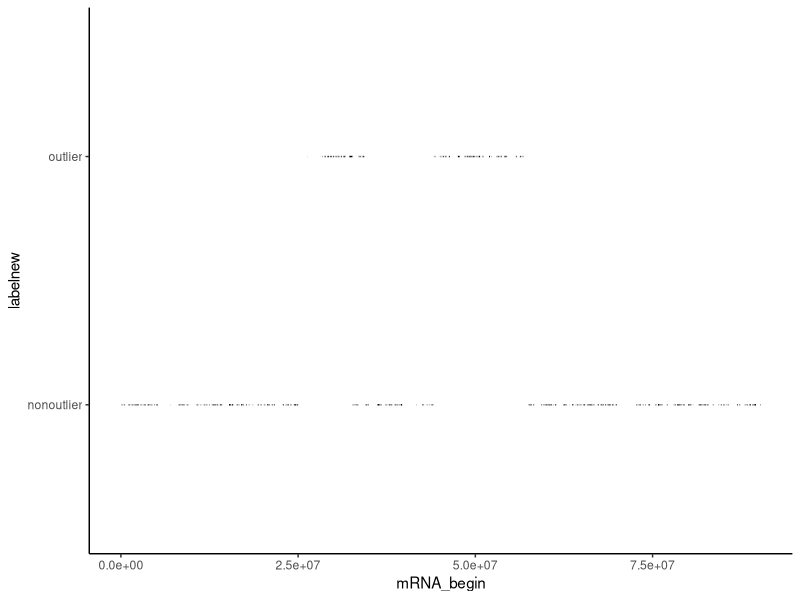
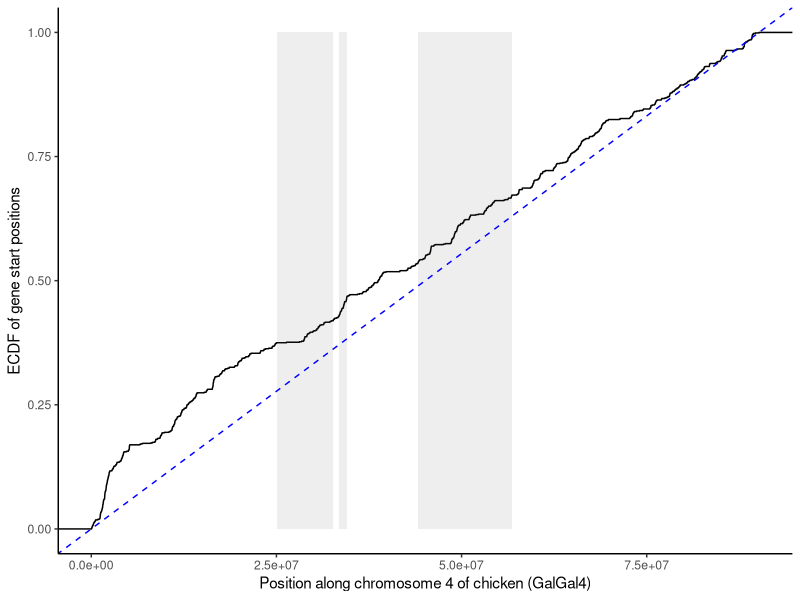
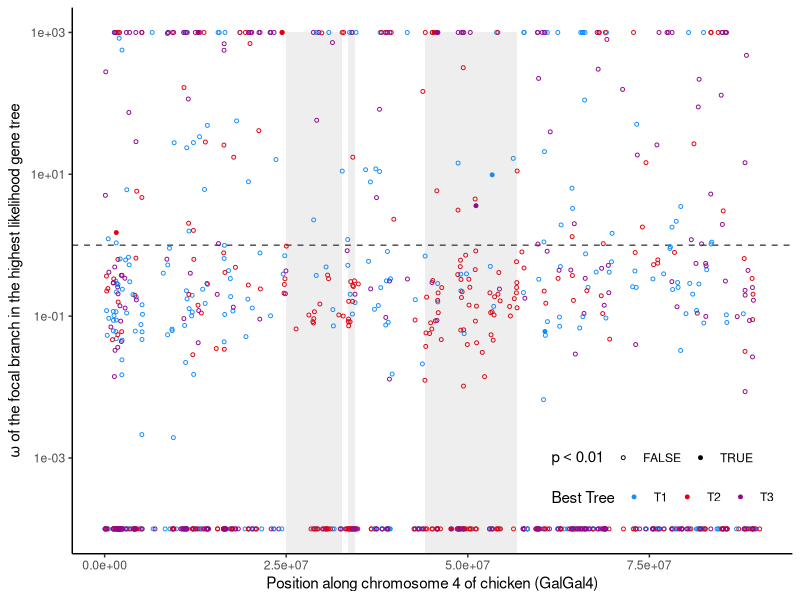
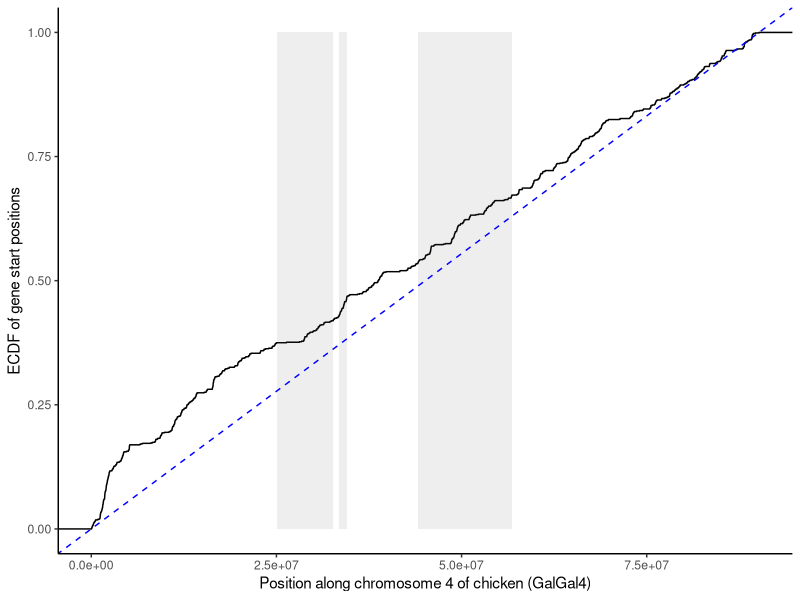
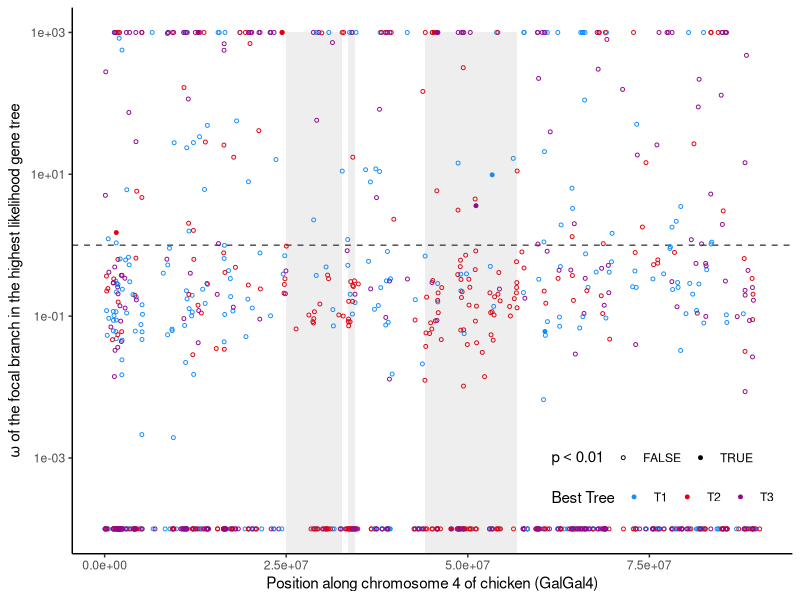

Write the R code that produced these figures, in order.
require(ggplot2); require(scales); require(reshape2)

l = read.csv('chr4-summary-ELB.tsv',sep="\t")
head(l)

nrow(l)


l$labelnew = ifelse( with(l,
              (mRNA_begin>25030000 & mRNA_end<32670000) |
              (mRNA_begin>33510000 & mRNA_end<34470000) |
              (mRNA_begin>44130000 & mRNA_end<56810000) ),"outlier","nonoutlier")
 
ggplot(aes(x=mRNA_begin,xend=mRNA_end,y=labelnew,yend=labelnew),data=l)+
  geom_segment()+theme_classic()


ggplot(aes(x=mRNA_begin),data=l)+
  stat_ecdf()+theme_classic()+
  annotate("rect", xmin = 25030000, xmax = 32670000, ymin = 0, ymax =1, alpha = .1)+
  annotate("rect", xmin = 33510000, xmax = 34470000, ymin = 0, ymax =1, alpha = .1)+
  annotate("rect", xmin = 44130000, xmax = 56810000, ymin = 0, ymax =1, alpha = .1)+
  geom_abline(color="blue",linetype=2,slope = 1/90161979)+
  xlab("Position along chromosome 4 of chicken (GalGal4)")+
  ylab("ECDF of gene start positions")
ggsave("genes-distribution.pdf",width=4.5,height = 4)

table(l$label)
table(l$labelnew)
summary(l$mRNA_end)

(32670000-25030000+34470000-33510000+56810000-44130000)/90211544
table(l$labelnew)[2]/(table(l$labelnew)[2]+table(l$labelnew)[1])

l$bestOmega= apply(cbind(l[,3+(1:3)*3],apply(l[,c("Tree1_two_ratio_lnL","Tree2_two_ratio_lnL","Tree3_two_ratio_lnL")],1,which.max)),1,function(x) x[x[4]])
l$pvalue= apply(cbind(l[,18+(1:3)*2],apply(l[,c("Tree1_two_ratio_lnL","Tree2_two_ratio_lnL","Tree3_two_ratio_lnL")],1,which.max)),1,function(x) x[x[4]])
table(l$pvalue<0.05,l$labelnew)
table(l$pvalue<0.01,l$labelnew)
table(l$pvalue<0.001,l$labelnew)

ggplot(aes(x=(mRNA_begin+mRNA_end)/2,
           color=as.factor(apply(l[,c("Tree1_two_ratio_lnL","Tree2_two_ratio_lnL","Tree3_two_ratio_lnL")],1,which.max)),
           y=bestOmega,
           shape=pvalue<0.01
           ),data=l)+
  geom_hline(yintercept = 1,color="grey30",linetype=2)+
  geom_point(size=1)+theme_classic()+
  annotate("rect", xmin = 25030000, xmax = 32670000, ymin = 0, ymax =1000, alpha = .1)+
  annotate("rect", xmin = 33510000, xmax = 34470000, ymin = 0, ymax =1000, alpha = .1)+
  annotate("rect", xmin = 44130000, xmax = 56810000, ymin = 0, ymax =1000, alpha = .1)+
  #stat_summary(aes(x=25030000/2),color="black",data = l[l$mRNA_begin< 25030000,])+
  #stat_summary(aes(x=50300000/2),color="black")+
  xlab("Position along chromosome 4 of chicken (GalGal4)")+
  scale_shape_manual(name=expression(p<0.01),values=c(21,19))+
  scale_y_log10(name=expression(omega~"of the focal branch in the highest likelihood gene tree"))+
  scale_color_manual(values=c("#118EFF","#E6000E","#900890"),
                     name="Best Tree",labels=c("T1","T2","T3"))+
  theme(legend.position = c(.82,.14),legend.direction = "horizontal",
        legend.box.margin = margin(0),
        legend.margin = margin(0))
ggsave("omega.pdf",width=7.4,height = 5.2)
nrow(l)


